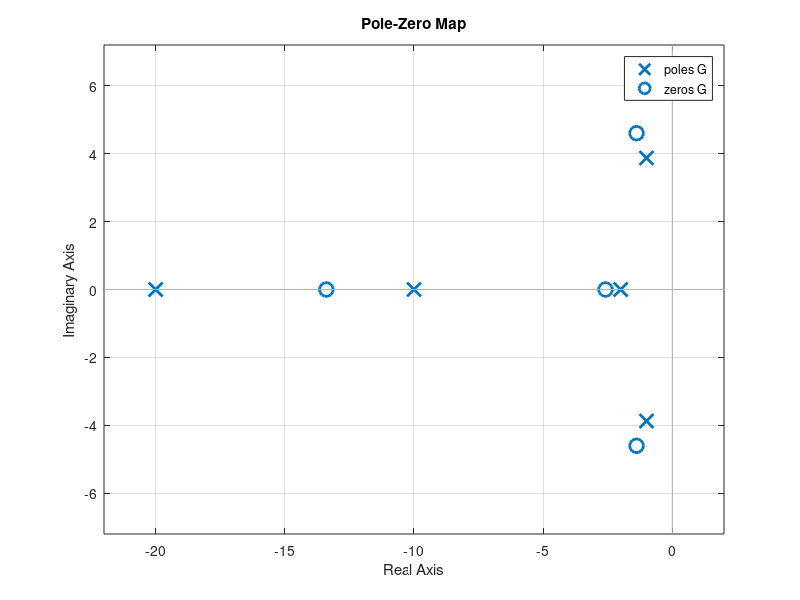
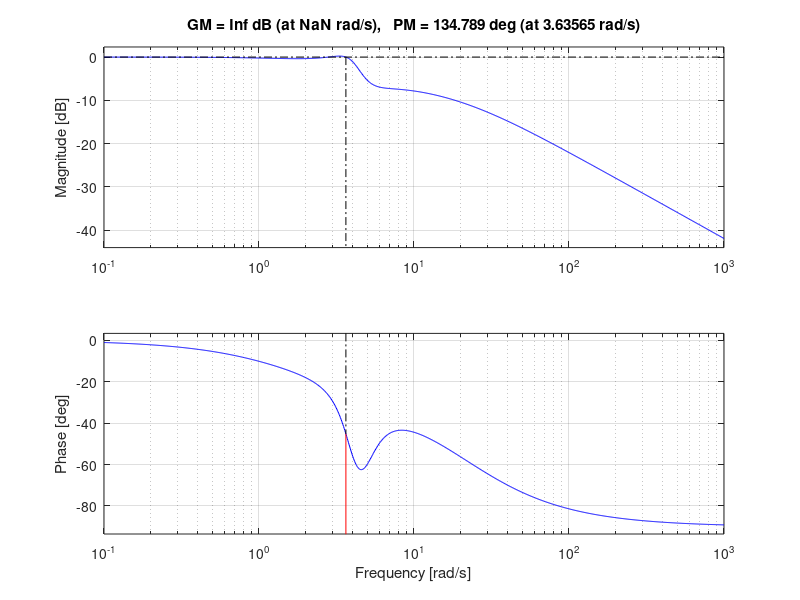
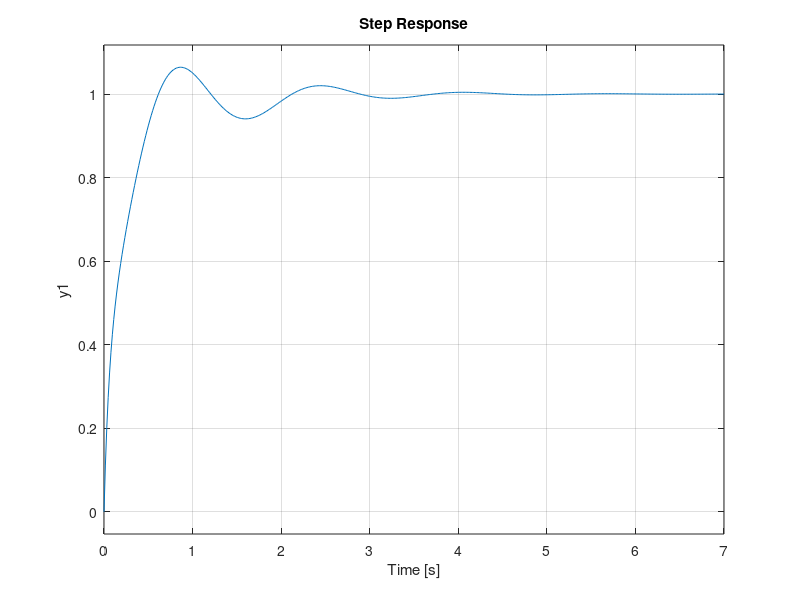
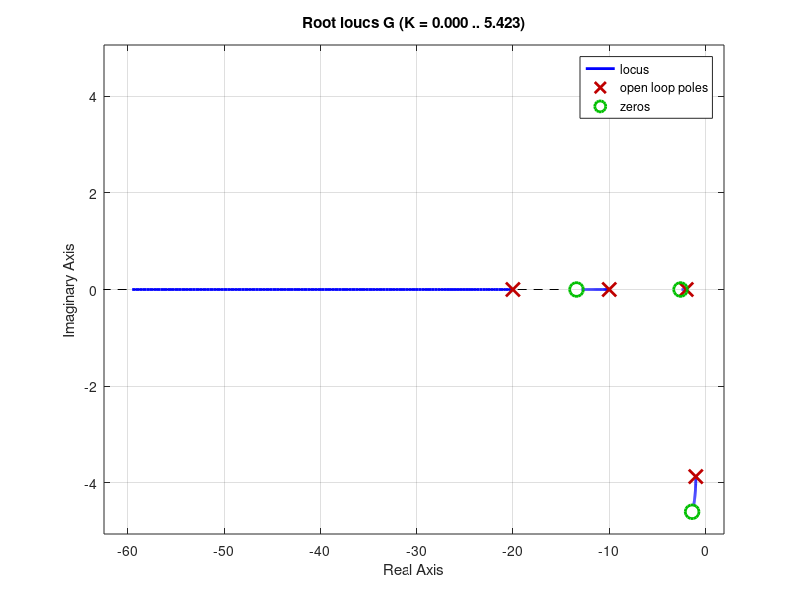

Here is the MATLAB script that generated these plots, in order: (Note: this script raises an error after producing the figures.)
clear; close all;
s=tf('s');
G=1/4*(1/(1+0.5*s)+1/(1+0.1*s)+1/(1+0.05*s)+16/(s^2+2*s+16));
pzmap(G);
zero(G)
pole(G)
figure();
margin(G);
figure();
step(G);
figure();
rlocus(G);
figure();
lnyquist(G);

big;
